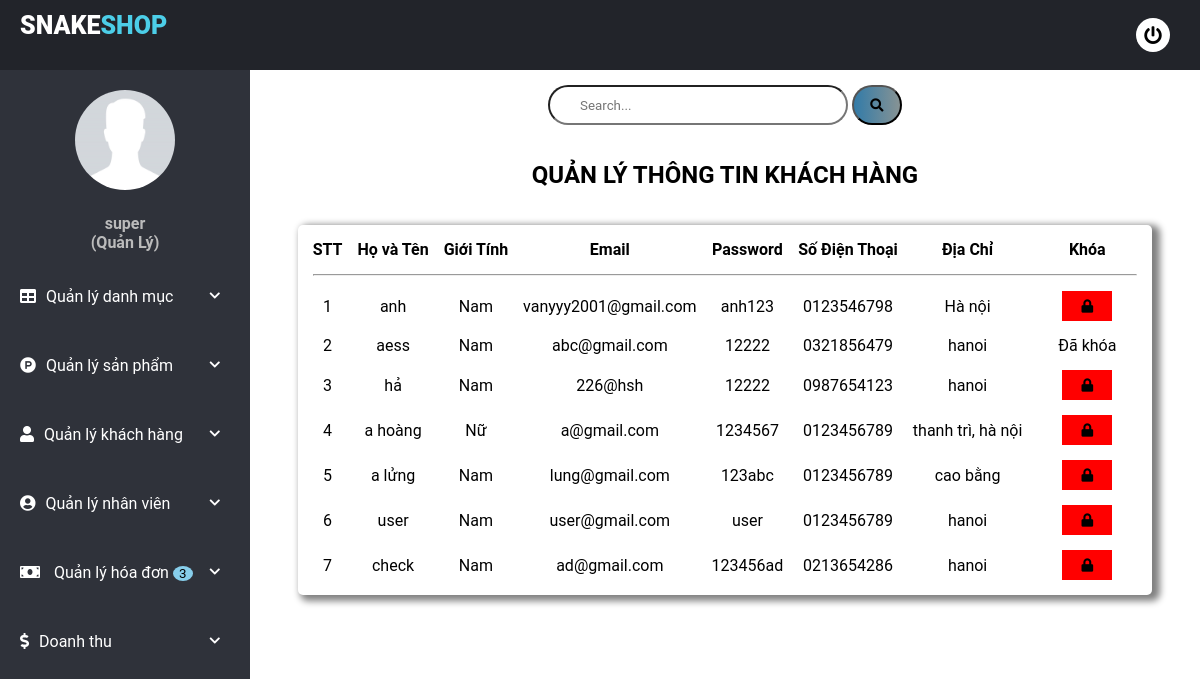
The app's page /admin/user-manage/user_manage.php (signed in) with its own data.
### tables this page shows
CREATE TABLE `customer` (
  `id_user` int(11) NOT NULL,
  `email` varchar(100) NOT NULL,
  `password` varchar(100) NOT NULL,
  `name` varchar(100) DEFAULT NULL,
  `sex` tinyint(4) DEFAULT NULL,
  `phone_number` char(10) DEFAULT NULL,
  `address` varchar(200) DEFAULT NULL,
  `status` tinyint(4) DEFAULT NULL
);

### admin/user-manage/user_manage.php (the view, shortened to what this page needs)
<!DOCTYPE html>
<html>
<head>
	<link rel="stylesheet" href="../../css/css.css">
	<link href="https://stackpath.bootstrapcdn.com/font-awesome/4.7.0/css/font-awesome.min.css" rel="stylesheet">
	<link rel="stylesheet" href="../../css/side_bar.css">
</head>
<body>
	<?php
		include("../../connect/open.php");
				$search = "";
				$customer = "SELECT * FROM customer WHERE  name   LIKE '%$search%' ";
				$result = mysqli_query($con , $customer);
	?>
	<div class="wrapper">
        <?php
        include("../../side_bar.php");
        ?>
		<div class="content">
			<div class="row">
				<form>
					<input type="text" name="search" placeholder ="Search..." value="<?php if (isset($_GET["search"])) {
	                                              echo $_GET["search"];
	                                            } ?>">
					<button class="btn btn"><i class="fa fa-search"></i></button>
				</form>
			</div>
			<div class="content_content">
				<h2 class="text-center">Quản Lý Thông Tin Khách Hàng</h2>
				<table>
					<tr>
						<th>STT </th>
						<th>Họ và Tên </th>
						<th>Giới Tính </th>
						<th>Email </th>
						<th>Password </th>
						<th>Số Điện Thoại </th>
						<th>Địa Chỉ </th>
						<th width="100px">Khóa</th>
					</tr>
					<tr>
						<td colspan="8"><hr></td>
					</tr>
					<?php
						$index = 1;
						if($result != null){
					while($customer = mysqli_fetch_array($result) ) { ?>
							<tr>
								<td><?php echo $index++ ?></td>
								<td><?php echo $customer["name"] ?></td>
								<td><?php
										if($customer["sex"] ==1){
											echo "Nam";
										}else{
											echo "Nữ";
										}
										?></td>
								<td><?php echo $customer["email"] ?></td>
								<td><?php echo $customer["password"] ?></td>
								<td><?php echo $customer["phone_number"] ?></td>
								<td><?php echo $customer["address"] ?></td>
								<td>
									<?php
										if($customer["status"] == 0){
									?>
									<a href="delete.php?id=<?php echo $customer["id_user"]?>" onclick="return confirm('ARE YOU SURE?')"><button class="danger"><i class="fas fa-lock"></i></button></a>
									<?php }else{
										echo "Đã khóa";
									} ?>
								</td>
							</tr>
					<?php } } ?>
				</table>
			</div>
		</div>
</body>
</html>

### css/css.css (style rules this page uses)
* { margin: 0; padding: 0; list-style: none; text-decoration: none; box-sizing: border-box; font-family: "Roboto", sans-serif; }
body { background: #fff; }
input { outline: none; }
button { outline: none; }
.wrapper .content { width: (100% - 250px); margin-top: 70px; margin-left: 250px; padding: 15px; height: 100%; transition: 0.3s; min-height: 100vh; }
.wrapper .content .row { display: flex; align-items: center; flex-wrap: wrap; justify-content: space-around; }
.wrapper .content .row input { width: 300px; height: 40px; border-radius: 20px 20px 20px 20px; padding-left: 30px; }
.wrapper .content .row button { width: 50px; height: 40px; border-radius: 20px 20px 20px 20px; background: linear-gradient(to left, #879394, #327ba8); transition: 0.3s; transition-property: background; }
.text-center { text-align: center; color: black; line-height: 100px; text-transform: uppercase; font-weight: 700; }
.wrapper .content .content_content table { max-width: 100%; max-height: 100%; border: 0px; border-spacing: 15px; border-radius: 5px 5px 5px 5px; margin: auto; padding: auto; background: #fff; text-align:center; box-shadow: 5px 3px 7px 3px gray; }
.content_content .danger { width: 50px; height: 30px; background: red; color: black; font-weight: bold; border: none; }

### css/side_bar.css (style rules this page uses)
* { margin: 0; padding: 0; list-style: none; text-decoration: none; box-sizing: border-box; font-family: "Roboto", sans-serif; }
body { background: #fff; }
.wrapper .content { width: (100% - 250px); margin-top: 70px; margin-left: 250px; padding: 15px; height: 100%; transition: 0.3s; min-height: 100vh; }

### records on screen
customer: name "anh", sex "Nam", email "vanyyy2001@gmail.com", password "anh123", phone_number "0123546798", address "Hà nội"
customer: name "aess", sex "Nam", email "abc@gmail.com", password "12222", phone_number "0321856479", address "hanoi", status "Đã khóa"
customer: name "hả", sex "Nam", email "226@hsh", password "12222", phone_number "0987654123", address "hanoi"
customer: name "a hoàng", sex "Nữ", email "a@gmail.com", password "1234567", phone_number "0123456789", address "thanh trì, hà nội"
customer: name "a lửng", sex "Nam", email "lung@gmail.com", password "123abc", phone_number "0123456789", address "cao bằng"
customer: name "user", sex "Nam", email "user@gmail.com", password "user", phone_number "0123456789", address "hanoi"
customer: name "check", sex "Nam", email "ad@gmail.com", password "123456ad", phone_number "0213654286", address "hanoi"

### other values on screen
$Sadmin "super"
$row "3"
